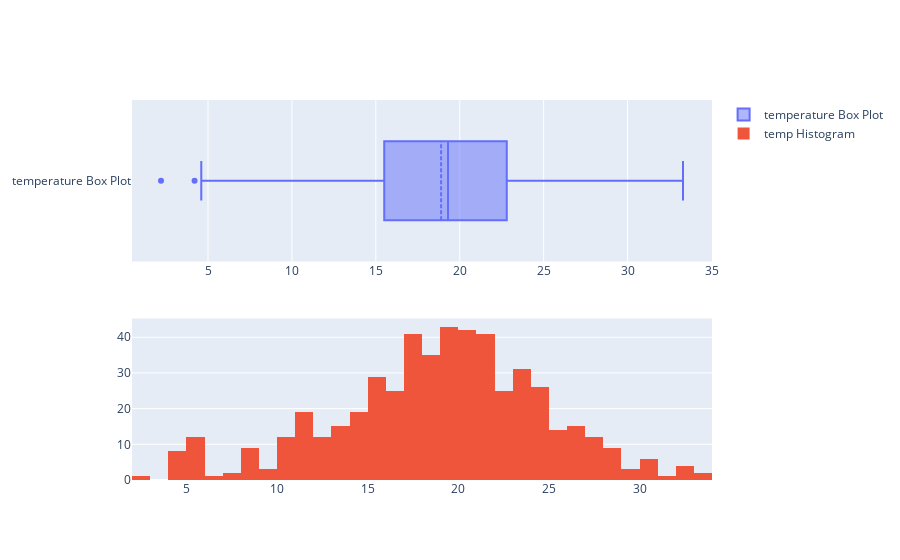

Notebook code for this chart:
### Code cell
fig = make_subplots(rows=2, cols=1)

tr1=go.Box(x=data['temp'],name='temperature Box Plot',boxmean=True)
tr2=go.Histogram(x=data['temp'],name='temp Histogram')

fig.add_trace(tr1,row=1,col=1)
fig.add_trace(tr2,row=2,col=1)

fig.show()

### Figure 1 — Plotly figure (JSON) as saved in the notebook; plotly's stock layout.template omitted (floating-point values rounded to 4 significant figures; data arrays with more than 128 entries replaced by an {"elided": "..."} marker saying what was removed)
{"data": [{"boxmean": true, "name": "temperature Box Plot", "type": "box", "x": {"elided": "517 float values"}, "xaxis": "x", "yaxis": "y"}, {"name": "temp Histogram", "type": "histogram", "x": {"elided": "517 float values"}, "xaxis": "x2", "yaxis": "y2"}], "layout": {"xaxis": {"anchor": "y", "domain": [0, 1]}, "xaxis2": {"anchor": "y2", "domain": [0, 1]}, "yaxis": {"anchor": "x", "domain": [0.575, 1]}, "yaxis2": {"anchor": "x2", "domain": [0, 0.425]}}}
